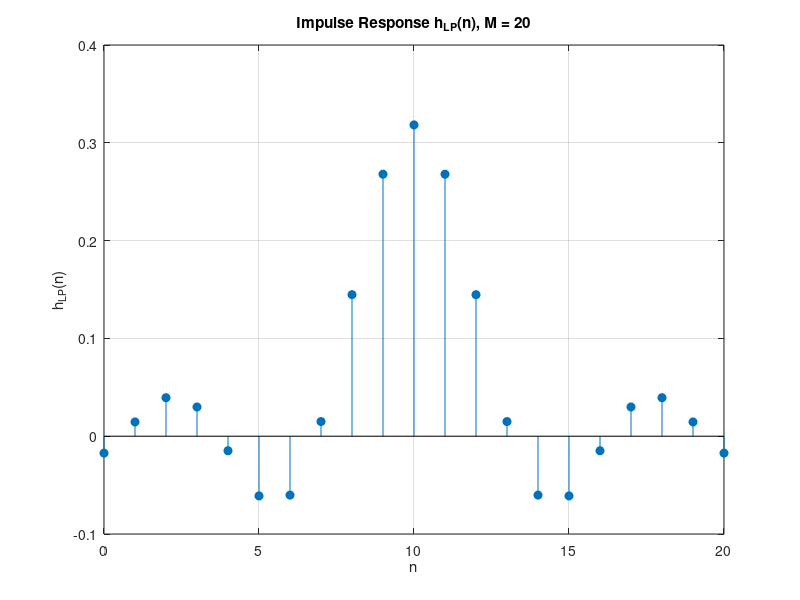
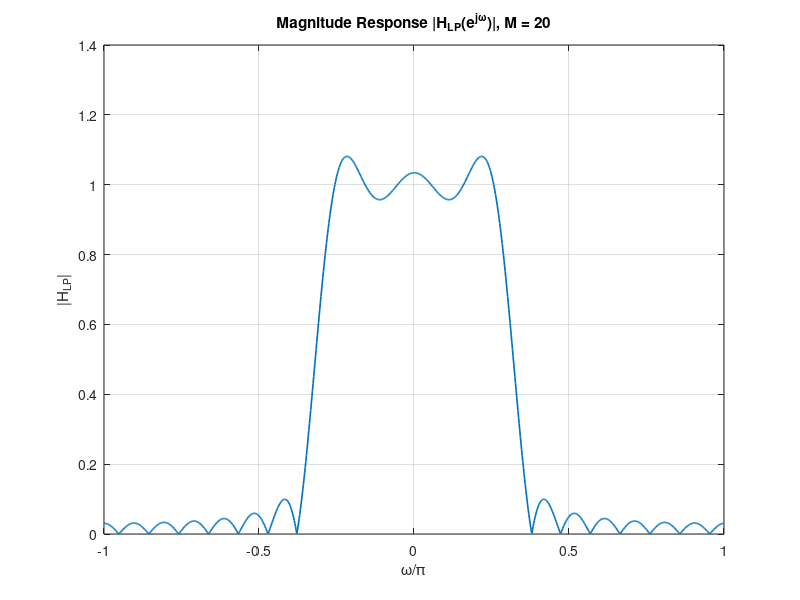
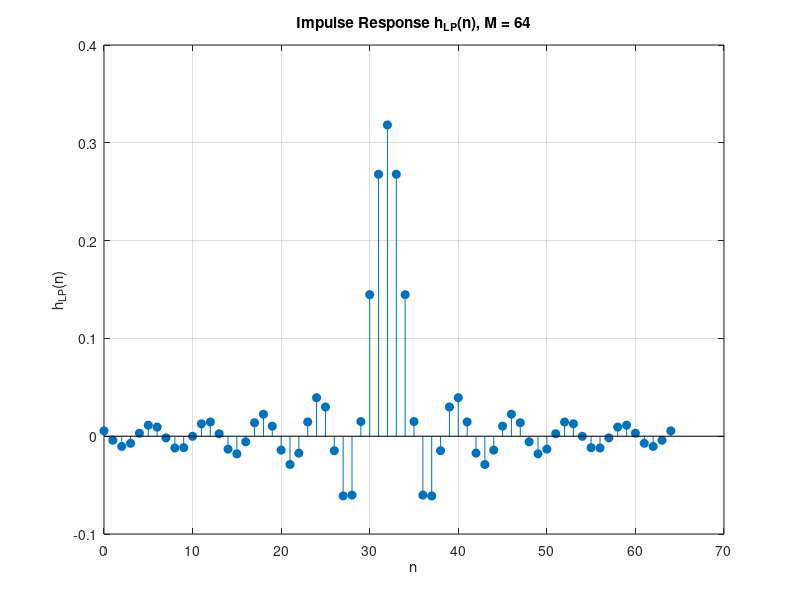
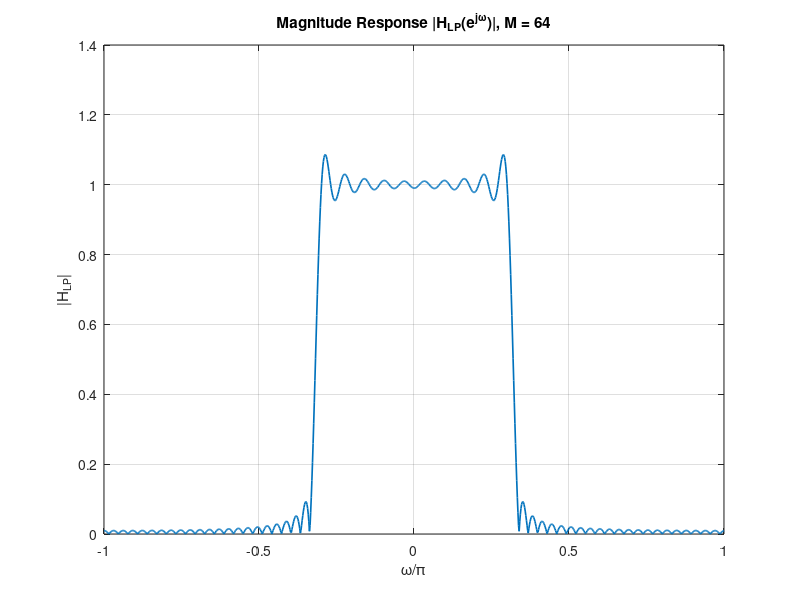

These charts were generated, in order, by the following MATLAB code:
% Eric Darko
% % FIR Low-Pass Filter Design using sinc function



clear; clc; close all;

% Parameters
M_values = [20, 64];    % Filter orders
wc = 1;                 % Cutoff frequency in radians/sample
N_fft = 1024;           % FFT length for frequency response

% Storage for results
n_values = cell(1, length(M_values));
h_LP_values = cell(1, length(M_values));
H_LP_values = cell(1, length(M_values));

% Ensure current working directory is writable
scriptDir = fileparts(mfilename('fullpath'));
figDir = fullfile(scriptDir, 'figures');

% Create figures directory if it doesn't exist
if ~exist(figDir, 'dir')
    mkdir(figDir);
end

% Loop over filter orders
for idx = 1:length(M_values)
    M = M_values(idx);
    n = 0:M; % Sample index
    n_values{idx} = n;

    % Compute ideal LPF impulse response (sinc-based)
    h_LP = sin(wc * (n - M/2)) ./ (pi * (n - M/2));
    h_LP(n == M/2) = wc / pi; % Handle divide-by-zero at center
    h_LP_values{idx} = h_LP;

    % Compute frequency response
    H_LP = fft(h_LP, N_fft);
    H_LP_values{idx} = H_LP;

    % -----------------------------
    % Plot impulse response
    % -----------------------------
    figure;
    stem(n, h_LP, 'filled');
    grid on;
    title(sprintf('Impulse Response h_{LP}(n), M = %d', M));
    xlabel('n');
    ylabel('h_{LP}(n)');
    saveas(gcf, fullfile(figDir, sprintf('hLP_M%d.png', M)));

    % -----------------------------
    % Plot magnitude response
    % -----------------------------
    w = linspace(-pi, pi, N_fft);
    figure;
    plot(w/pi, abs(fftshift(H_LP)), 'LineWidth', 1.2);
    grid on;
    title(sprintf('Magnitude Response |H_{LP}(e^{jω})|, M = %d', M));
    xlabel('ω/π');
    ylabel('|H_{LP}|');
    saveas(gcf, fullfile(figDir, sprintf('HLP_M%d.png', M)));
end

% -----------------------------
% Compare magnitude responses
% -----------------------------
figure;
hold on;
w = linspace(-pi, pi, N_fft);
for idx = 1:length(M_values)
    plot(w/pi, abs(fftshift(H_LP_values{idx})), 'LineWidth', 1.2, ...
        'DisplayName', sprintf('M = %d', M_values(idx)));
end
grid on;
title('Comparison of Magnitude Responses for Different Filter Orders');
xlabel('ω/π');
ylabel('|H_{LP}|');
legend show;
saveas(gcf, fullfile(figDir, 'HLP_compare.png'));

disp('All plots generated and saved.');